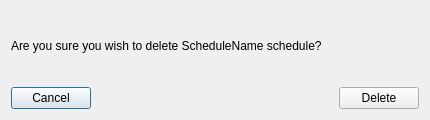
<?xml version="1.0" encoding="UTF-8"?>
<ui version="4.0">
 <class>DeleteScheduleDialog</class>
 <widget class="QDialog" name="DeleteScheduleDialog">
  <property name="geometry">
   <rect>
    <x>0</x>
    <y>0</y>
    <width>430</width>
    <height>120</height>
   </rect>
  </property>
  <property name="windowTitle">
   <string>Dialog</string>
  </property>
  <layout class="QVBoxLayout" name="verticalLayout">
   <item>
    <widget class="QLabel" name="dialogText">
     <property name="text">
      <string>Are you sure you wish to delete ScheduleName schedule?</string>
     </property>
    </widget>
   </item>
   <item>
    <layout class="QHBoxLayout" name="dialogFooter">
     <item>
      <widget class="QPushButton" name="cancelButton">
       <property name="text">
        <string>Cancel</string>
       </property>
      </widget>
     </item>
     <item>
      <spacer name="horizontalSpacer">
       <property name="orientation">
        <enum>Qt::Orientation::Horizontal</enum>
       </property>
       <property name="sizeHint" stdset="0">
        <size>
         <width>40</width>
         <height>20</height>
        </size>
       </property>
      </spacer>
     </item>
     <item>
      <widget class="QPushButton" name="deleteButton">
       <property name="text">
        <string>Delete</string>
       </property>
       <property name="icon">
        <iconset resource="../../../../build/src/gui/.qt/rcc/gui.qrc">
         <normaloff>:/gui/delete.svg</normaloff>:/gui/delete.svg</iconset>
       </property>
      </widget>
     </item>
    </layout>
   </item>
  </layout>
 </widget>
 <resources>
  <include location="../../../../build/src/gui/.qt/rcc/gui.qrc"/>
  <include location="../../../../build/src/gui/.qt/rcc/gui.qrc"/>
 </resources>
 <connections/>
</ui>
